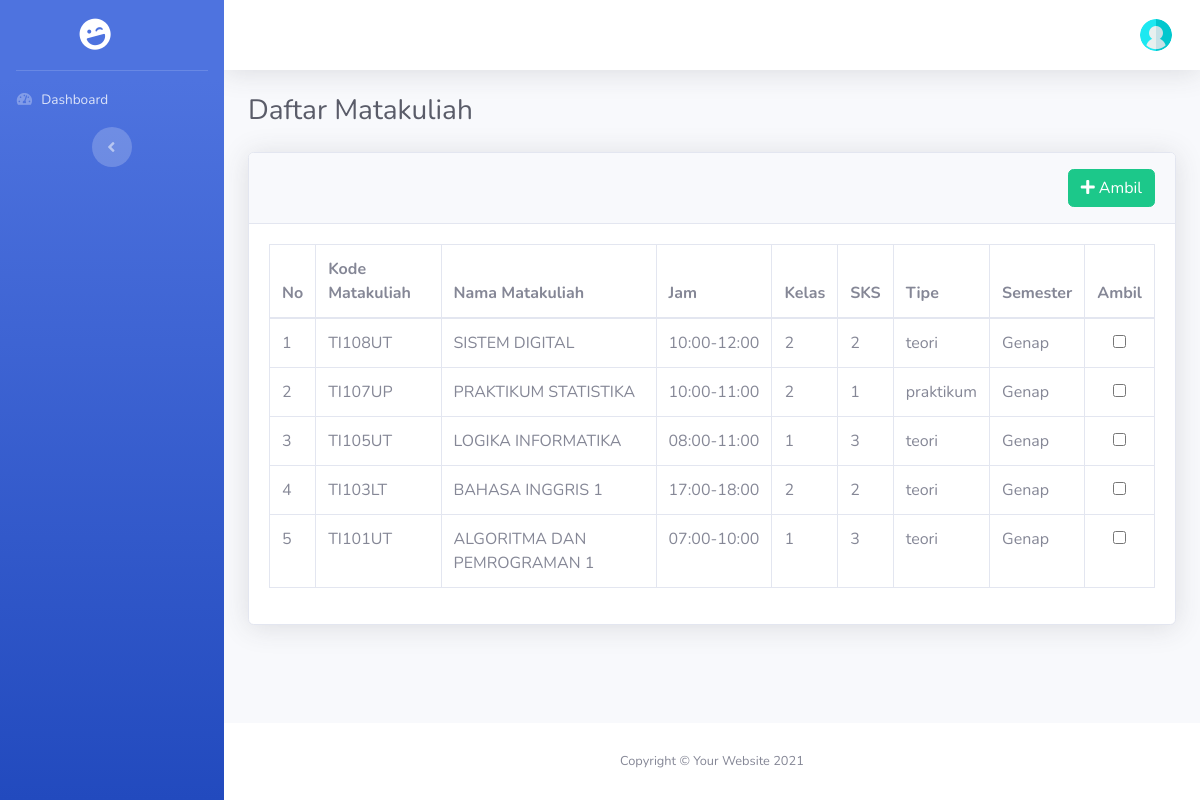
The app's page /index.php/mahasiswa/daftar_matakuliah with its own data.
### tables this page shows
CREATE TABLE `matakuliah` (
  `id` bigint NOT NULL AUTO_INCREMENT,
  `kode_matkul` varchar(255) NOT NULL,
  `nama` varchar(255) NOT NULL,
  `status` enum('aktif','tidak') NOT NULL,
  `jam_mulai` varchar(20) NOT NULL,
  `jam_selesai` varchar(20) NOT NULL,
  `kelas` int NOT NULL,
  `sks` int NOT NULL,
  `tipe` enum('teori','praktik','praktikum') NOT NULL,
  `semester` enum('ganjil','genap') NOT NULL,
  `id_dosen` bigint DEFAULT NULL,
  `id_refrensi_akademik` bigint DEFAULT NULL,
  PRIMARY KEY (`id`)
);

### application/controllers/Mahasiswa.php (called while the page is built, shortened)
<?php
class Mahasiswa extends CI_Controller
{
    function __construct()
    {
        $this->load->Model('M_mahasiswa','mod');
    }
    public function daftar_matakuliah()
    {
        $data['halaman']    = "Data Matakuliah";
        $semester_aktif     = $this->mod->m_get_semester();
        $matkul_diambil     =  $this->mod->m_get_matkul_diambil();
        if(count($matkul_diambil) > 0) {
            $data['matkul']     = $this->mod->m_get_matkul_belum_diambil($post);
        } else {
            $data['matkul'] = $this->mod->m_get_matkul_all($semester_aktif['semester']);
        }
        $this->load->view('head.php', $data);
        $this->load->view('sidebar.php');
        $this->load->view('header.php');
        $this->load->view('mahasiswa/daftar_matakuliah.php',$data);
        $this->load->view('footer.php');
    }
}

### index.php (called while the page is built, shortened)
<?php
require_once BASEPATH.'core/CodeIgniter.php';

### application/models/M_mahasiswa.php (called while the page is built, shortened)
<?php
Class M_mahasiswa extends CI_Model
{
    public function m_get_matkul_diambil()
    {
        $this->db->select("a.id, b.id AS id_matkul, b.kode_matkul, b.nama, b.jam_mulai, b.jam_selesai, b.kelas, b.sks, b.tipe, b.semester")
            ->from('matakuliah_diambil AS a')
            ->join('matakuliah AS b', 'b.id = a.id_matakuliah', 'left')
            ->where("id_mahasiswa", $this->session->userdata('mhs_id'));
        $query = $this->db->get_compiled_select();
        $data  = $this->db->query($query)->result_array();
        return $data;
    }
    public function m_get_matkul_all($aktif)
    {
        $this->db->select()
                ->from('matakuliah')
                ->where('semester =',$aktif);
        $query = $this->db->get_compiled_select();
        $data = $this->db->query($query)->result_array();
        return $data;
    }
    public function m_get_semester()
    {
        $this->db->select()
            ->from('refrensi_tahun_ajaran')
            ->where("id = 1");
        $query = $this->db->get_compiled_select();
        $data  = $this->db->query($query)->row_array();
        return $data;
    }
}

### application/views/mahasiswa/daftar_matakuliah.php (the view)
<div class="container-fluid">
    <h1 class="h3 mb-4 text-gray-800">Daftar Matakuliah</h1>
    <?php echo form_open('mahasiswa/ambil_matkul');?>
        <div class="card shadow mb-4">
            <div class="card-header py-3">
                <button type="submit" class="btn btn-success float-right"><i class="fas fa-plus"></i>&nbsp;Ambil</button>
            </div>
            <div class="card-body">
                <div class="table-responsive">
                    <table class="table table-bordered"  width="100%" cellspacing="0">
                        <thead>
                            <tr>
                                <th>No</th>
                                <th>Kode Matakuliah</th>
                                <th>Nama Matakuliah</th>
                                <th>Jam</th>
                                <th>Kelas</th>
                                <th>SKS</th>
                                <th>Tipe</th>
                                <th>Semester</th>
                                <th>Ambil</th>
                            </tr>
                        </thead>
                        <tbody>
                        <?php if($matkul > 0 ):?>
                            <?php
                                $i = 1;
                                foreach($matkul as $mat):?>
                                <tr>
                                    <td><?php echo $i;?></td>
                                    <td><?php echo $mat['kode_matkul'];?></td>
                                    <td><?php echo $mat['nama'];?></td>
                                    <td><?php echo $mat['jam_mulai']."-".$mat['jam_selesai'];?></td>
                                    <td><?php echo $mat['kelas'];?></td>
                                    <td><?php echo $mat['sks'];?></td>
                                    <td><?php echo $mat['tipe'];?></td>
                                    <td><?php echo ucwords($mat['semester']);?></td>
                                    <td class="text-center"><input type="checkbox" name="matkul_pilih[]" value="<?php echo $mat['id'];?>"></td>
                                </tr>
                            <?php
                                $i++;
                                endforeach;?>
                        <?php endif;?>
                        </tbody>
                    </table>
                </div>
            </div>
        </div>
    <?php echo form_close();?>
</div>

### records on screen
matakuliah: kode_matkul "TI108UT", nama "SISTEM DIGITAL", jam_mulai "10:00", jam_selesai "12:00", kelas "2", sks "2", tipe "teori", semester "Genap"
matakuliah: kode_matkul "TI107UP", nama "PRAKTIKUM STATISTIKA", jam_mulai "10:00", jam_selesai "11:00", kelas "2", sks "1", tipe "praktikum", semester "Genap"
matakuliah: kode_matkul "TI105UT", nama "LOGIKA INFORMATIKA", jam_mulai "08:00", jam_selesai "11:00", kelas "1", sks "3", tipe "teori", semester "Genap"
matakuliah: kode_matkul "TI103LT", nama "BAHASA INGGRIS 1", jam_mulai "17:00", jam_selesai "18:00", kelas "2", sks "2", tipe "teori", semester "Genap"
matakuliah: kode_matkul "TI101UT", nama "ALGORITMA DAN PEMROGRAMAN 1", jam_mulai "07:00", jam_selesai "10:00", kelas "1", sks "3", tipe "teori", semester "Genap"
